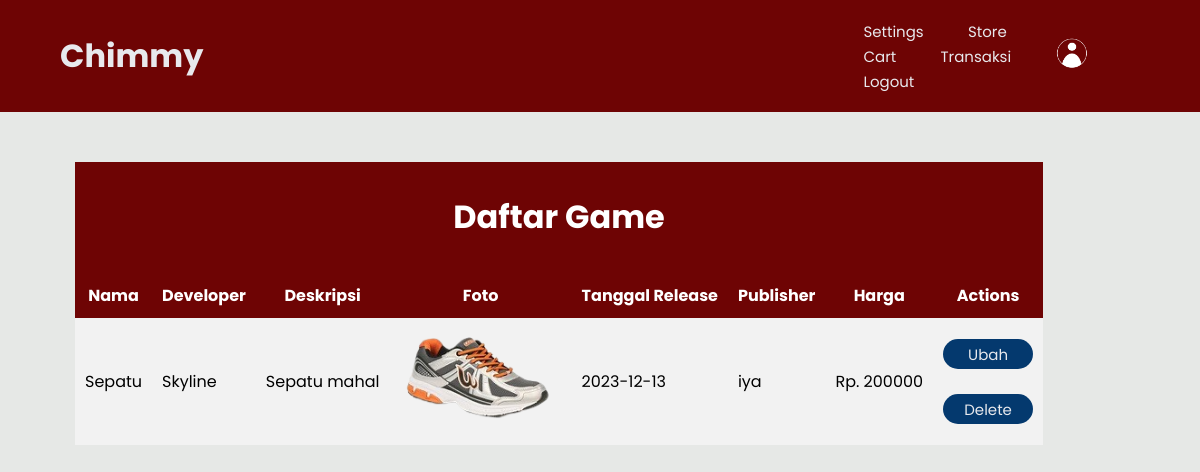
Screenshot of /tampil_game.php (signed in) with the database file from the repository.
### tables this page shows
CREATE TABLE `game` (
  `id_game` int(11) NOT NULL,
  `nama_game` varchar(100) NOT NULL,
  `developer` varchar(100) NOT NULL,
  `deskripsi` text NOT NULL,
  `foto` varchar(255) NOT NULL,
  `tanggal_release` date NOT NULL,
  `publisher` varchar(100) NOT NULL,
  `harga` int(255) NOT NULL
);

### tampil_game.php (the view, shortened to what this page needs)
<?php
include "koneksi.php";
include "header.php";
?>
<!DOCTYPE html>
<html lang="en">
<head>
    <link rel="stylesheet" href="style.css?v=<?php echo time();?>">
</head>
<body>
    <div class="wrapper">
        <div class="game_table">
            <table cellspacing="0" cellpadding="10">
                <tr id="special_row1">
                    <td colspan="8">
                        <h1>
                            Daftar Game
                        </h1>
                    </td>
                </tr>
                <tr id="special_row2">
                    <th>
                        Nama
                    </th>
                    <th>
                        Developer
                    </th>
                    <th>
                        Deskripsi
                    </th>
                    <th>
                        Foto
                    </th>
                    <th>
                        Tanggal Release
                    </th>
                    <th>
                        Publisher
                    </th>
                    <th>
                        Harga
                    </th>
                    <th>
                        Actions
                    </th>
                </tr>
                <tr>
                    <?php
                    $qry_game=mysqli_query($conn, "select * from game");
                    while($data_game=mysqli_fetch_array($qry_game)){
                        ?>
                        <tr>
                            <td>
                                <?=$data_game['nama_game']?>
                            </td>
                            <td>
                                <?=$data_game['developer']?>
                            </td>
                            <td id="tabel_deskripsi">
                                <?=$data_game['deskripsi']?>
                            </td>
                            <td>
                            <img src=assets/poster/<?=$data_game['foto']?> height='100px'>
                            </td>
                            <td>
                                <?=$data_game['tanggal_release']?>
                            </td>
                            <td>
                                <?=$data_game['publisher']?>
                            </td>
                            <td>
                                Rp. <?=$data_game['harga']?>
                            </td>
                            <td id="button_cuy">
                                <button>
                                    <a onclick="location.href='ubah_game.php?id_game=<?=$data_game['id_game']?>'">Ubah</a>
                                </button><br> <br>
                                <button>
                                    <a onclick="location.href='hapus_game.php?id_game=<?=$data_game['id_game']?>'">Delete</a>
                                </button>
                            </td>
                        </tr>
                        <?php
                    }
                    ?>
                </tr>
            </table>
        </div>
    </div>
</body>
</html>

### style.css (style rules this page uses)
body { padding: 0px; margin: 0px; background-color: #e6e8e6; font-family: "poppins"; }
li, a, button { font-family: "poppins"; font-size: 15px; color: #e8e9ed; text-decoration: none; }
#special_row1 { background-color: #6e0404; color: #fff; }
#special_row2 { background-color: #6e0404; color: #fff; }
.wrapper .game_table table { display: block; width: 100%; max-width: 1300px; table-layout: fixed; margin-left: auto; margin-right: auto; }
.wrapper .game_table { margin: 50px 75px 75px 75px; }
.wrapper .game_table #tabel_deskripsi { max-width: 500px; }
.wrapper .game_table button { width: 90px; height: 30px; background-color: #04396e; border-radius: 50px; border: none; color: white; font-family: "poppins"; font-size: 17.5px; cursor: pointer; transition: background-color 0.3s; }
.wrapper .game_table #button_cuy { text-align: center; }
.wrapper .game_table tr:nth-child(even) { background-color: #f2f2f2; }
.wrapper .game_table tr:nth-child(odd) { background-color: #dcdcdc; }
.wrapper .game_table #special_row1, #special_row2 { text-align: center; }

### rows the page displays
game: nama_game "Sepatu", developer "Skyline", deskripsi "Sepatu mahal", foto (picture), tanggal_release "2023-12-13", publisher "iya", harga "200000"
